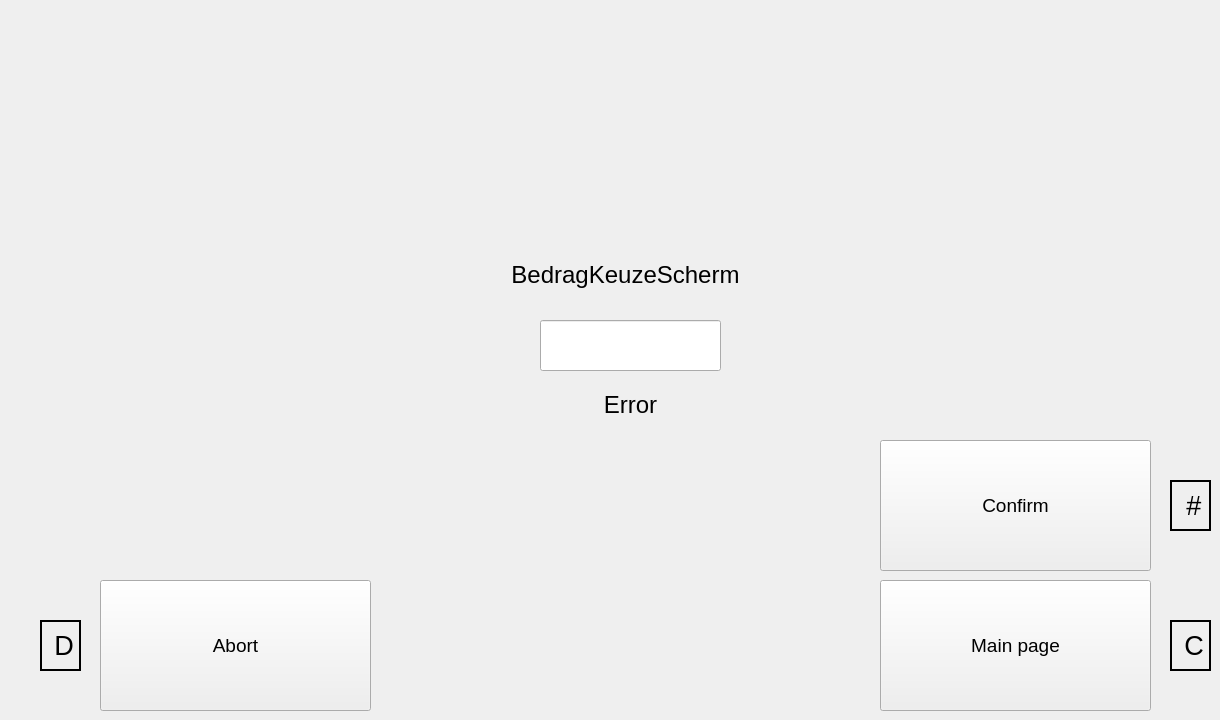
   <widget class="QWidget" name="bedragScherm">
    <widget class="QLabel" name="bedrag_label">
     <property name="geometry">
      <rect>
       <x>490</x>
       <y>250</y>
       <width>271</width>
       <height>51</height>
      </rect>
     </property>
     <property name="font">
      <font>
       <family>MS Shell Dlg 2</family>
       <pointsize>18</pointsize>
      </font>
     </property>
     <property name="text">
      <string>&lt;html&gt;&lt;head/&gt;&lt;body&gt;&lt;p align=&quot;center&quot;&gt;BedragKeuzeScherm&lt;/p&gt;&lt;/body&gt;&lt;/html&gt;</string>
     </property>
    </widget>
    <widget class="QPushButton" name="bedragKeuze_hoofd_button">
     <property name="geometry">
      <rect>
       <x>880</x>
       <y>580</y>
       <width>271</width>
       <height>131</height>
      </rect>
     </property>
     <property name="sizePolicy">
      <sizepolicy hsizetype="Expanding" vsizetype="Expanding">
       <horstretch>0</horstretch>
       <verstretch>0</verstretch>
      </sizepolicy>
     </property>
     <property name="font">
      <font>
       <family>MS Shell Dlg 2</family>
       <pointsize>14</pointsize>
      </font>
     </property>
     <property name="text">
      <string>Main page</string>
     </property>
    </widget>
    <widget class="QPushButton" name="bedragKeuze_welkom_button">
     <property name="geometry">
      <rect>
       <x>100</x>
       <y>580</y>
       <width>271</width>
       <height>131</height>
      </rect>
     </property>
     <property name="sizePolicy">
      <sizepolicy hsizetype="Expanding" vsizetype="Expanding">
       <horstretch>0</horstretch>
       <verstretch>0</verstretch>
      </sizepolicy>
     </property>
     <property name="font">
      <font>
       <family>MS Shell Dlg 2</family>
       <pointsize>14</pointsize>
      </font>
     </property>
     <property name="text">
      <string>Abort</string>
     </property>
    </widget>
    <widget class="QPushButton" name="bedragKeuze_bevestigen_button">
     <property name="geometry">
      <rect>
       <x>880</x>
       <y>440</y>
       <width>271</width>
       <height>131</height>
      </rect>
     </property>
     <property name="sizePolicy">
      <sizepolicy hsizetype="Expanding" vsizetype="Expanding">
       <horstretch>0</horstretch>
       <verstretch>0</verstretch>
      </sizepolicy>
     </property>
     <property name="font">
      <font>
       <family>MS Shell Dlg 2</family>
       <pointsize>14</pointsize>
      </font>
     </property>
     <property name="text">
      <string>Confirm</string>
     </property>
    </widget>
    <widget class="QLineEdit" name="bedragKeuze_invoerVeld">
     <property name="geometry">
      <rect>
       <x>540</x>
       <y>320</y>
       <width>181</width>
       <height>51</height>
      </rect>
     </property>
     <property name="font">
      <font>
       <family>MS Shell Dlg 2</family>
       <pointsize>18</pointsize>
      </font>
     </property>
    </widget>
    <widget class="QLabel" name="bedragKeuze_error_label">
     <property name="geometry">
      <rect>
       <x>550</x>
       <y>390</y>
       <width>161</width>
       <height>31</height>
      </rect>
     </property>
     <property name="font">
      <font>
       <family>MS Shell Dlg 2</family>
       <pointsize>18</pointsize>
      </font>
     </property>
     <property name="text">
      <string>&lt;html&gt;&lt;head/&gt;&lt;body&gt;&lt;p align=&quot;center&quot;&gt;Error&lt;/p&gt;&lt;/body&gt;&lt;/html&gt;</string>
     </property>
    </widget>
    <widget class="QLabel" name="bedragKeuze_logo">
     <property name="geometry">
      <rect>
       <x>30</x>
       <y>20</y>
       <width>211</width>
       <height>201</height>
      </rect>
     </property>
     <property name="text">
      <string/>
     </property>
     <property name="pixmap">
      <pixmap>../../../plaatjes/ANVI_LOGO_200PIX.png</pixmap>
     </property>
     <property name="scaledContents">
      <bool>true</bool>
     </property>
    </widget>
    <widget class="QLabel" name="bedragKeuze_bevestigen_label">
     <property name="geometry">
      <rect>
       <x>1170</x>
       <y>480</y>
       <width>41</width>
       <height>51</height>
      </rect>
     </property>
     <property name="font">
      <font>
       <pointsize>20</pointsize>
      </font>
     </property>
     <property name="frameShape">
      <enum>QFrame::Box</enum>
     </property>
     <property name="frameShadow">
      <enum>QFrame::Plain</enum>
     </property>
     <property name="lineWidth">
      <number>2</number>
     </property>
     <property name="text">
      <string>&lt;html&gt;&lt;head/&gt;&lt;body&gt;&lt;p align=&quot;center&quot;&gt;#&lt;/p&gt;&lt;/body&gt;&lt;/html&gt;</string>
     </property>
    </widget>
    <widget class="QLabel" name="bedragKeuze_hoofd_label">
     <property name="geometry">
      <rect>
       <x>1170</x>
       <y>620</y>
       <width>41</width>
       <height>51</height>
      </rect>
     </property>
     <property name="font">
      <font>
       <pointsize>20</pointsize>
      </font>
     </property>
     <property name="frameShape">
      <enum>QFrame::Box</enum>
     </property>
     <property name="frameShadow">
      <enum>QFrame::Plain</enum>
     </property>
     <property name="lineWidth">
      <number>2</number>
     </property>
     <property name="text">
      <string>&lt;html&gt;&lt;head/&gt;&lt;body&gt;&lt;p align=&quot;center&quot;&gt;C&lt;/p&gt;&lt;/body&gt;&lt;/html&gt;</string>
     </property>
    </widget>
    <widget class="QLabel" name="bedragKeuze_welkom_label">
     <property name="geometry">
      <rect>
       <x>40</x>
       <y>620</y>
       <width>41</width>
       <height>51</height>
      </rect>
     </property>
     <property name="font">
      <font>
       <pointsize>20</pointsize>
      </font>
     </property>
     <property name="frameShape">
      <enum>QFrame::Box</enum>
     </property>
     <property name="frameShadow">
      <enum>QFrame::Plain</enum>
     </property>
     <property name="lineWidth">
      <number>2</number>
     </property>
     <property name="text">
      <string>&lt;html&gt;&lt;head/&gt;&lt;body&gt;&lt;p align=&quot;center&quot;&gt;D&lt;/p&gt;&lt;/body&gt;&lt;/html&gt;</string>
     </property>
    </widget>
   </widget>
